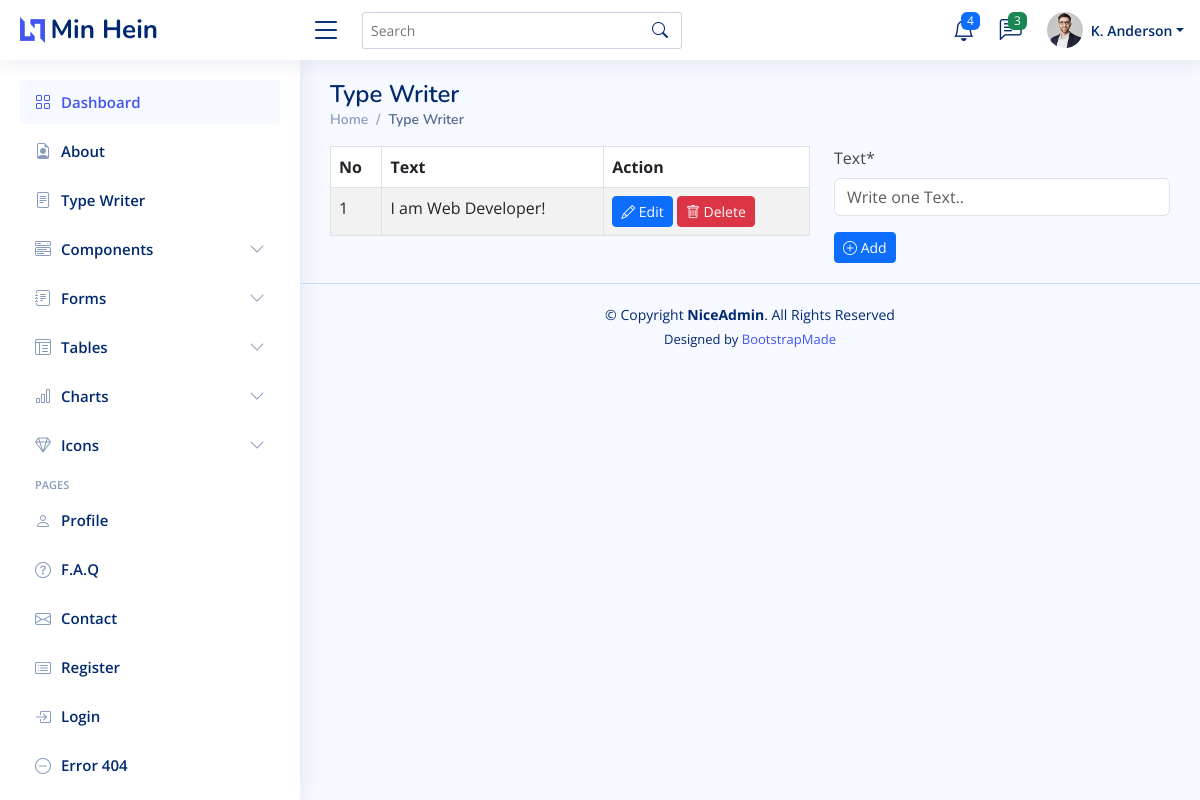
/dashboard/type_writer/, run on an earlier commit of the app's database.
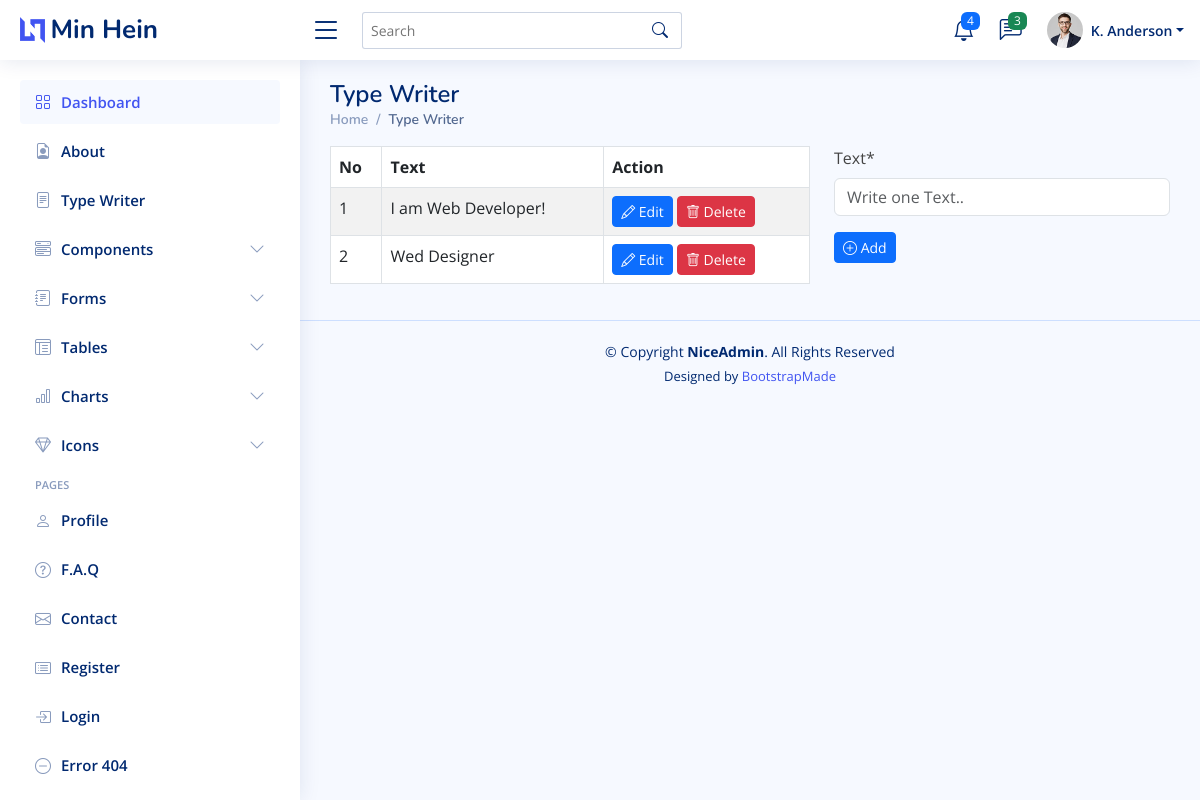
And on a later commit of the database.
### dashboard/models.py (models this page shows, shortened)
class TypeWriter(models.Model):
    text = models.CharField(max_length=100, null=True)
    created_at = models.DateTimeField(auto_now=True)
    updated_at = models.DateTimeField(auto_now_add=True)
    slug = models.SlugField(max_length=255, null=False,blank=True,unique=True,editable=False,)

### dashboard/views.py (the view)
# urls.py: path('type_writer/', views.type_writer, name="type-writer"),
def type_writer(request):
    page = "type_writer"
    type_writers = TypeWriter.objects.all()
    forms = TypeWriterForm()
    if request.method == "POST":
        form = TypeWriterForm(request.POST)
        if form.is_valid():
            form.save()
            messages.success(request, 'Has been added successfully!')
            return redirect('type-writer')
    context = {'page':page, 'type_writers':type_writers, 'forms':forms}
    return render(request, 'dashboard/type_writer/type_writer.html', context)

### dashboard/forms.py
class TypeWriterForm(forms.ModelForm):
    class Meta:
        model = TypeWriter
        fields = "__all__"
        widgets = {
            'text':forms.TextInput(attrs=({'placeholder':'Write one Text..'})),
        }

### dashboard/templates/dashboard/type_writer/type_writer.html (shortened to what this page needs)
{% extends 'dashboard/main.html' %}
{% load crispy_forms_tags %}
{% block content %}
<div class="pagetitle">
    <h1>Type Writer</h1>
    <nav>
      <ol class="breadcrumb">
        <li class="breadcrumb-item"><a href="{% url 'dashboard' %}">Home</a></li>
        <li class="breadcrumb-item active">Type Writer</li>
      </ol>
    </nav>
</div>
<div class="row">
    <div class="col-md-7">
        <table class="table table-striped table-bordered">
            <thead>
              <tr>
                <th scope="col">No</th>
                <th scope="col">Text</th>
                <th scope="col">Action</th>
              </tr>
            </thead>
            <tbody>
              {% for i in type_writers %}
                <tr>
                    <td>{{ forloop.counter }}</td>
                    <td>{{ i.text }}</td>
                    <td>
                        <a href="{% url 'type-writer-edit' i.slug %}" class="btn btn-primary btn-sm">
                            <i class="bi bi-pencil"></i> Edit
                        </a>
                        <a href="{% url 'type-writer-delete' i.slug %}" class="btn btn-danger btn-sm">
                            <i class="bi bi-trash"></i> Delete
                        </a>
                    </td>
                </tr>
              {% endfor %}
            </tbody>
          </table>
    </div>
    {% if page == "type_writer" %}
    <div class="col-md-5">
        <form method="post">
            {{ forms.text|as_crispy_field }}
            <button type="submit" class="btn btn-primary btn-sm">
                <i class="bi bi-plus-circle"></i> Add
            </button>
        </form>
    </div>
    {% endif %}
</div>
{% endblock content %}

What changed in the data, as far as the page shows it:
added TypeWriter: text "Wed Designer"
